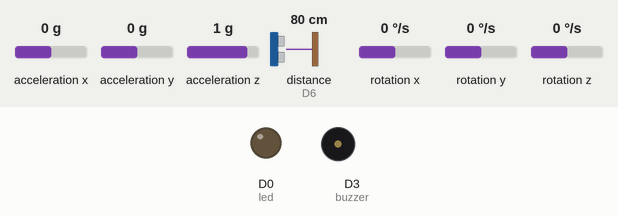
Simulated run of this sketch. Board: ESP8266 (NodeMCU). Parts: output pins drawn as LEDs (lit = HIGH), buzzer (waves = sounding, pin HIGH). Wiring (inferred from the names in the program): ultrasonic range finder: trigger D5; echo D6. The inputs (shaded band) are chosen by the test bench; at power-on: acceleration z 1 g, acceleration x 0 g, acceleration y 0 g, distance to the obstacle (sensor on D6) 80 cm, rotation x 0 °/s, rotation y 0 °/s, rotation z 0 °/s. The echo pulse lasts 58.3 µs per cm; WiFi joins after 1.5 s; servers stay silent unless stated; pins used as bus, display or sensor lines are not drawn; what the sketch prints to the serial monitor is not drawn.

Above: at 6.1 s.
6.2 s: acceleration z set to -1.4 g
At 6.41 s:
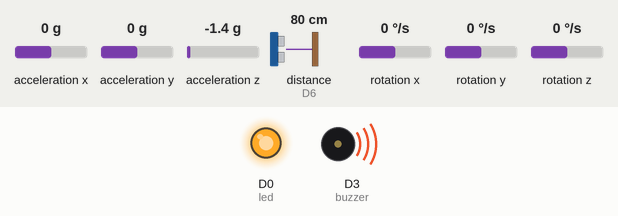
At 7.6 s:
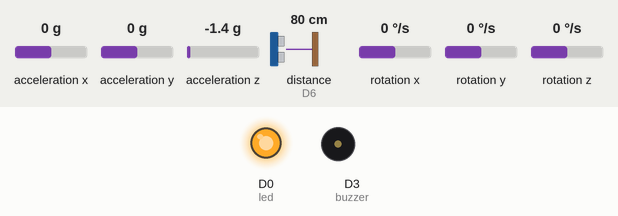
Timing chart, 0 to 11.3 s (numbered marks = the images above; inputs shaded):
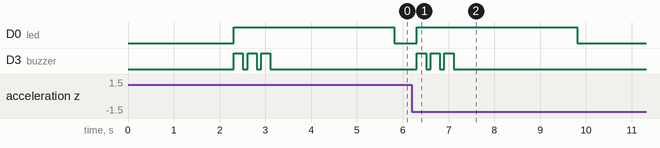

The sketch:

pothole_code.ino
```cpp
/************* BLYNK SETTINGS *************/
#define BLYNK_TEMPLATE_ID "TMPL3SnGpioAj"
#define BLYNK_TEMPLATE_NAME "Pothole Alert"
#define BLYNK_AUTH_TOKEN "2T5T2PQBj093DB6ihpTd084REUAb0UWe"

#include <ESP8266WiFi.h>
#include <BlynkSimpleEsp8266.h>
#include <Wire.h>
#include <MPU6050.h>
#include <TinyGPS++.h>
#include <SoftwareSerial.h>

/************* WIFI *************/
char ssid[] = "Devikasi";
char pass[] = "devikasoopar";

/************* OBJECTS *************/
MPU6050 mpu;
TinyGPSPlus gps;
SoftwareSerial gpsSerial(D7, D8);

BlynkTimer timer;

/************* PINS *************/
int trig = D5;
int echo = D6;
int led = D0;
int buzzer = D3;

/************* VARIABLES *************/
long duration;
int distance;
int prevAz = 0;

bool potholeActive = false;
unsigned long lastAlertTime = 0;

bool distanceTrigger = false;
unsigned long distanceTime = 0;

/************* FUNCTIONS *************/

// Ultrasonic distance
int getDistance() {

  digitalWrite(trig, LOW);
  delayMicroseconds(2);

  digitalWrite(trig, HIGH);
  delayMicroseconds(10);
  digitalWrite(trig, LOW);

  duration = pulseIn(echo, HIGH, 30000);
  distance = duration * 0.034 / 2;

  return distance;
}

// Buzzer patterns
void beepLow() {
  digitalWrite(buzzer, HIGH);
  delay(120);
  digitalWrite(buzzer, LOW);
}

void beepMedium() {
  for(int i=0;i<2;i++){
    digitalWrite(buzzer, HIGH);
    delay(120);
    digitalWrite(buzzer, LOW);
    delay(100);
  }
}

void beepHigh() {
  for(int i=0;i<3;i++){
    digitalWrite(buzzer, HIGH);
    delay(200);
    digitalWrite(buzzer, LOW);
    delay(100);
  }
}

// Main logic
void sendData() {

  int16_t ax, ay, az;
  mpu.getAcceleration(&ax, &ay, &az);

  int shock = abs(az - prevAz);
  prevAz = az;

  int dist = getDistance();

  if (dist >= 7) {
    distanceTrigger = true;
    distanceTime = millis();
  }

  if (distanceTrigger &&
      (millis() - distanceTime < 1000) &&
      shock > 1000 &&
      !potholeActive) {

    potholeActive = true;
    lastAlertTime = millis();

    digitalWrite(led, HIGH);

    String severity;
    int severityLevel = 1;

    // ===== SEVERITY LOGIC =====
    if (shock > 4000) {
      severity = "🔴 HIGH RISK";
      severityLevel = 3;
      beepHigh();

      Blynk.logEvent("pothole_alert",
      "🚨 HIGH RISK IMPACT! Possible accident. LAT:10.0647 LON:76.6291");
    }
    else if (shock > 2000) {
      severity = "🟡 MEDIUM RISK";
      severityLevel = 2;
      beepMedium();

      Blynk.logEvent("pothole_alert",
      "⚠ MEDIUM RISK POTHOLE detected.");
    }
    else {
      severity = "🟢 LOW RISK";
      severityLevel = 1;
      beepLow();

      Blynk.logEvent("pothole_alert",
      "ℹ LOW RISK pothole detected.");
    }

    Serial.println("⚠ POTHOLE DETECTED!");
    Serial.print("Severity: ");
    Serial.println(severity);

    float lat = 10.0647;
    float lon = 76.6291;

    Serial.print("LAT: ");
    Serial.println(lat, 6);
    Serial.print("LON: ");
    Serial.println(lon, 6);

    // Website values
    Blynk.virtualWrite(V0, 1);       // pothole
    Blynk.virtualWrite(V1, severityLevel); // severity
  }

  if (millis() - distanceTime > 1000) {
    distanceTrigger = false;
  }

  if (potholeActive && millis() - lastAlertTime > 3000) {

    potholeActive = false;

    digitalWrite(led, LOW);
    digitalWrite(buzzer, LOW);

    Blynk.virtualWrite(V0, 0);
  }

  if (!potholeActive) {
    Serial.println("Road Normal");
  }

  Serial.println("-------------------");
}

/************* SETUP *************/
void setup() {

  Serial.begin(115200);

  pinMode(trig, OUTPUT);
  pinMode(echo, INPUT);
  pinMode(led, OUTPUT);
  pinMode(buzzer, OUTPUT);

  Wire.begin(D2, D1);
  mpu.initialize();

  gpsSerial.begin(9600);

  Blynk.begin(BLYNK_AUTH_TOKEN, ssid, pass);

  timer.setInterval(500L, sendData);
}

void loop() {

  Blynk.run();
  timer.run();
}
```

Measured:
- after the input at 6.2 s, D0 (led): LOW → HIGH after 0.11 s, → LOW 3.5 s later; D3 (buzzer): alternates HIGH for 0.20 s and LOW for 0.10 s, 6 changes in all, then stays LOW, starting after 0.11 s
- by itself, D3 (buzzer): alternates HIGH for 0.20 s and LOW for 0.10 s, 6 changes in all, then stays LOW
